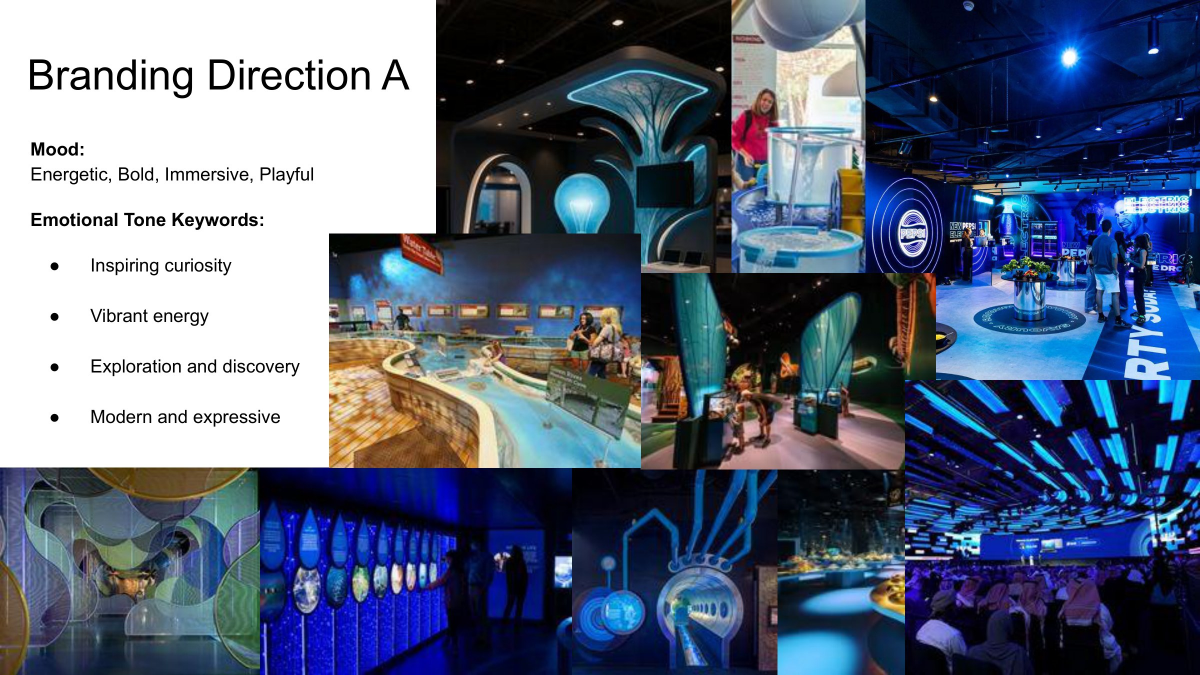
#> input picture assets/images/moodboard-p02.jpg, 2400 x 1350 px, found by its file name (shown at 1/2 size)
$ python prepare_assets.py
#> lines starting #> are read from the running program, lines starting #| are printed output that depends on the picture
import os
from dataclasses import dataclass

from PIL import Image, ImageEnhance


SITE = r"C:\Users\webbs\OneDrive\Desktop\Miami University\Intermed Interaction Design - IMS354 A\portfolio-water-drop-exhibit"
IMG_DIR = os.path.join(SITE, "assets", "images")


@dataclass(frozen=True)
class Target:
    src: str
    dst: str


def _p(path: str) -> str:
    return os.path.join(IMG_DIR, path)


def copy_as(src_name: str, dst_name: str, fmt: str | None = None, quality: int = 88) -> None:
#> called with src_name = 'moodboard-p02.jpg', dst_name = 'moodboard-direction-a.jpg', fmt = 'jpg', quality = 88
    src = _p(src_name)
    dst = _p(dst_name)
    os.makedirs(os.path.dirname(dst), exist_ok=True)
    img = Image.open(src).convert("RGB")
#> img is the input picture: PIL image 2400x1350 RGB; mean R, G, B 91.8, 103.1, 126
    if fmt is None:
        img.save(dst)
        return
    if fmt.lower() in {"jpg", "jpeg"}:
        img.save(dst, format="JPEG", quality=quality, optimize=True, progressive=True)
    else:
        img.save(dst, format="PNG", optimize=True)


def crop_as(src_name: str, dst_name: str, box: tuple[int, int, int, int], quality: int = 88) -> None:
    src = _p(src_name)
    dst = _p(dst_name)
    img = Image.open(src).convert("RGB")
    cropped = img.crop(box)
    cropped.save(dst, format="JPEG", quality=quality, optimize=True, progressive=True)


def crop_band(src_name: str, dst_name: str, y0: float, y1: float, pad: int = 16, quality: int = 88) -> None:
    src = _p(src_name)
    dst = _p(dst_name)
    img = Image.open(src).convert("RGB")
    w, h = img.size
    top = max(0, int(h * y0) - pad)
    bot = min(h, int(h * y1) + pad)
    band = img.crop((0, top, w, bot))
    band.save(dst, format="PNG" if dst.lower().endswith(".png") else "JPEG", quality=quality, optimize=True)


def enhance_for_web(src_name: str, dst_name: str, brighten: float = 1.0, contrast: float = 1.0, quality: int = 88) -> None:
    src = _p(src_name)
    dst = _p(dst_name)
    img = Image.open(src).convert("RGB")
    if brighten != 1.0:
        img = ImageEnhance.Brightness(img).enhance(brighten)
    if contrast != 1.0:
        img = ImageEnhance.Contrast(img).enhance(contrast)
    img.save(dst, format="JPEG", quality=quality, optimize=True, progressive=True)


def main() -> None:
    # --- Moodboards / directions ---
    copy_as("moodboard-p02.jpg", "moodboard-direction-a.jpg", fmt="jpg")
    copy_as("moodboard-p03.jpg", "moodboard-direction-b.jpg", fmt="jpg")
#> call 2 of copy_as, with src_name = 'moodboard-p03.jpg', dst_name = 'moodboard-direction-b.jpg', fmt = 'jpg', quality = 88
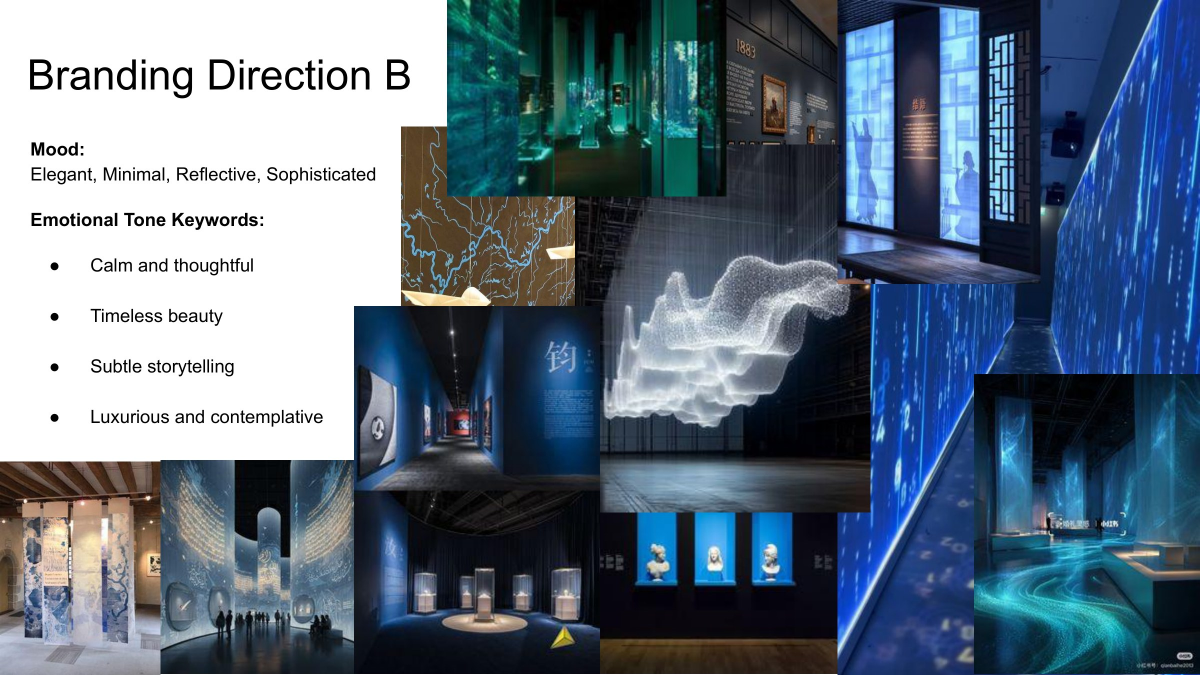
#> input picture assets/images/moodboard-p03.jpg, 2400 x 1350 px, found by its file name (shown at 1/2 size)
#> in copy_as, img is the input picture: PIL image 2400x1350 RGB; mean R, G, B 94.9, 111.9, 128.9
    copy_as("moodboard-p05.jpg", "direction-a-palette.jpg", fmt="jpg")
#> call 3 of copy_as, with src_name = 'moodboard-p05.jpg', dst_name = 'direction-a-palette.jpg', fmt = 'jpg', quality = 88
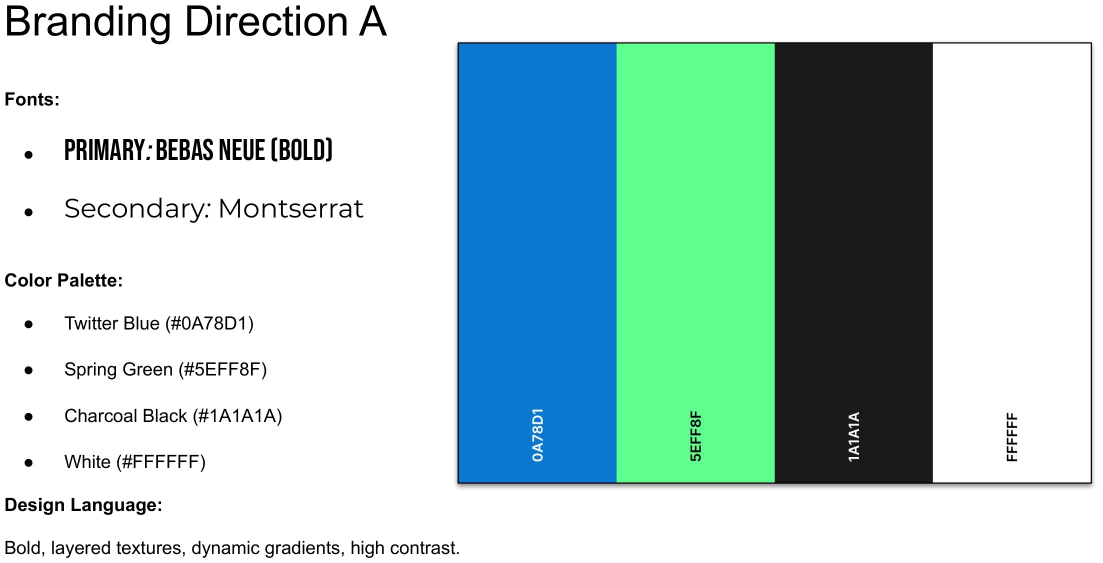
#> input picture assets/images/moodboard-p05.jpg, 2205 x 1126 px, found by its file name (shown at 1/2 size)
#> in copy_as, img is the input picture: PIL image 2205x1126 RGB; mean R, G, B 176.5, 206.6, 204.1
    copy_as("moodboard-p06.jpg", "direction-b-palette.jpg", fmt="jpg")
    copy_as("moodboard-p07.jpg", "direction-compare.jpg", fmt="jpg")
    copy_as("moodboard-p09.jpg", "direction-choice.jpg", fmt="jpg")

    # Use the exhibit layout as the \"concept\" image for the moodboard section.
    copy_as("exhibit-p01.jpg", "moodboard-concept.jpg", fmt="jpg")

    # --- Typography ---
    copy_as("type-p01.jpg", "type-treatment.jpg", fmt="jpg", quality=90)

    # --- AI exploration ---
    copy_as("ai-journey-p02.jpg", "ai-water-cycle-early.jpg", fmt="jpg")
    copy_as("ai-journey-p03.jpg", "ai-museum-journey.jpg", fmt="jpg")
    copy_as("ai-journey-p05.jpg", "ai-hero-banner-experiments.jpg", fmt="jpg")
    copy_as("ai-journey-p06.jpg", "ai-final-heroes.jpg", fmt="jpg")

    # --- Sketches ---
    enhance_for_web("sketches-web-p01.jpg", "sketches-website.jpg", brighten=1.03, contrast=1.12)
    enhance_for_web("sketchbook-p03.jpg", "sketches-app-flow.jpg", brighten=1.03, contrast=1.12)

    # Reuse website sketches for wireframes \"Hand Sketches\" compare card
    enhance_for_web("sketches-web-p01.jpg", "web-sketches.jpg", brighten=1.03, contrast=1.12)

    # --- Website wireframes ---
    copy_as("lowfi-screen-p01.png", "lofi-wireframes.png", fmt="png")
    copy_as("lofi-web-p01.png", "lofi-wireframes.jpg", fmt="jpg", quality=90)
    copy_as("hifi-proto-p01.jpg", "web-screen-refined.jpg", fmt="jpg", quality=88)

    # --- IA / Sitemap substitute (until a dedicated sitemap PDF is found) ---
    copy_as("exhibit-p01.jpg", "sitemap.jpg", fmt="jpg")

    # --- App wireframes / workflows: crop the large LoFi board into 4 readable panels ---
    # lofi-app-p01.png is a tall board. We slice it into bands that match your section cards.
    crop_band("lofi-app-p01.png", "app-ar-scan.png", 0.00, 0.33)
    crop_band("lofi-app-p01.png", "app-collect-stations.png", 0.33, 0.67)
    crop_band("lofi-app-p01.png", "app-complete-cycle.png", 0.67, 1.00)

    # High fidelity workflow as the \"learning flow\" visual
    copy_as("hifi-workflow-p01.jpg", "app-workflow.jpg", fmt="jpg", quality=88)

    # --- Final deliverables (use the strongest high-fidelity boards available) ---
    copy_as("hifi-proto-p01.jpg", "final-website.jpg", fmt="jpg", quality=88)
    copy_as("hifi-app-p01.jpg", "final-app.jpg", fmt="jpg", quality=88)
    copy_as("exhibit-p01.jpg", "final-exhibit.jpg", fmt="jpg", quality=88)
    copy_as("type-p01.jpg", "final-type.jpg", fmt="jpg", quality=90)
    copy_as("ai-journey-p03.jpg", "final-hero-graphics.jpg", fmt="jpg", quality=88)

    # Signage mockups (real images added by user)
    copy_as("Webb Hall - outdoor Aframe.jpg", "signage-a-frame.jpg", fmt="jpg", quality=88)
    copy_as("Webb Hall - lit exhibit sign.jpg", "signage-directory-wall.jpg", fmt="jpg", quality=88)
    copy_as("Webb Hall - Elevator Sign.jpg", "signage-elevator-directory.jpg", fmt="jpg", quality=88)
    copy_as("Webb Hall - overhang sign.jpg", "signage-banner-hallway.jpg", fmt="jpg", quality=88)
    copy_as("Webb Hall - poster on steps.jpg", "signage-continue-up.jpg", fmt="jpg", quality=88)
    copy_as("Webb Hall - corner sign.jpg", "signage-corner-arrow.jpg", fmt="jpg", quality=88)
    copy_as("Webb Hall - exhibit poster.jpg", "signage-collection-door.jpg", fmt="jpg", quality=88)

    # Featured signage (best first impression)
    copy_as("signage-a-frame.jpg", "final-signage.jpg", fmt="jpg", quality=88)

    # Optional extra slot
    copy_as("direction-choice.jpg", "deliverable-extra-1.jpg", fmt="jpg", quality=88)

    # --- Hero image: crop a wide slice from the refined website screen (left panel hero area) ---
    # Crop coordinates tuned to the exported hifi prototype board.
    # If you prefer a different hero, swap this file with any 1920x1080-ish export.
    img = Image.open(_p("hifi-proto-p01.jpg")).convert("RGB")
    w, h = img.size
    # Take a wide, cinematic crop across the top third
    y_top = int(h * 0.00)
    y_bot = int(h * 0.40)
    hero = img.crop((0, y_top, w, y_bot))
    hero = hero.resize((1920, int(1920 * hero.size[1] / hero.size[0])), Image.Resampling.LANCZOS)
    hero.save(_p("hero-waterdrop.jpg"), format="JPEG", quality=88, optimize=True, progressive=True)

    print("Prepared assets in:", IMG_DIR)


if __name__ == "__main__":
#> (the run stopped early here; a loop or call above may not have finished)
